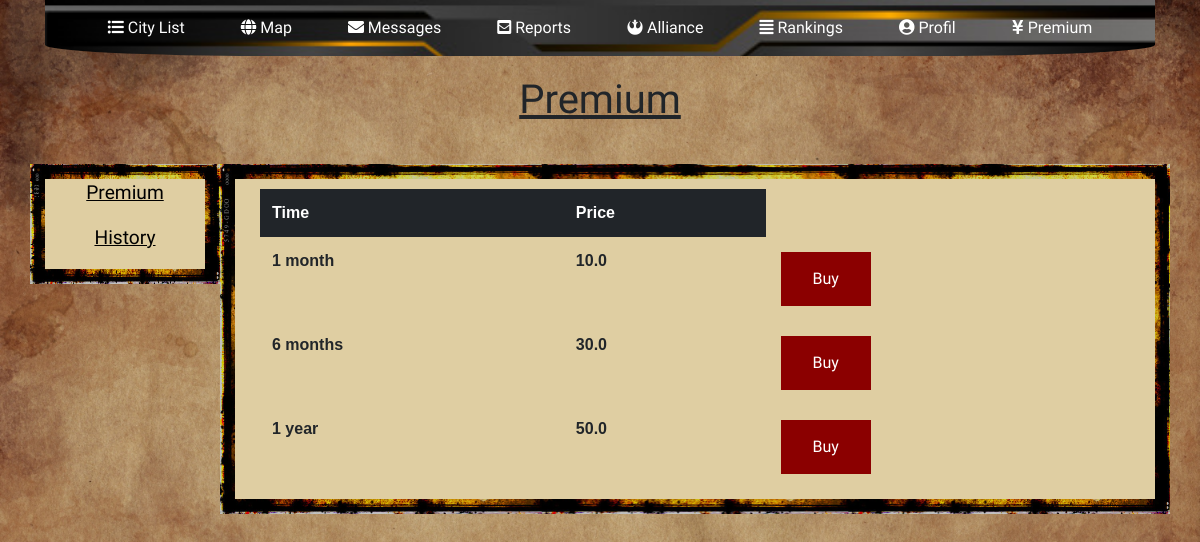
Page /premium/ (signed in) on the earlier database version.
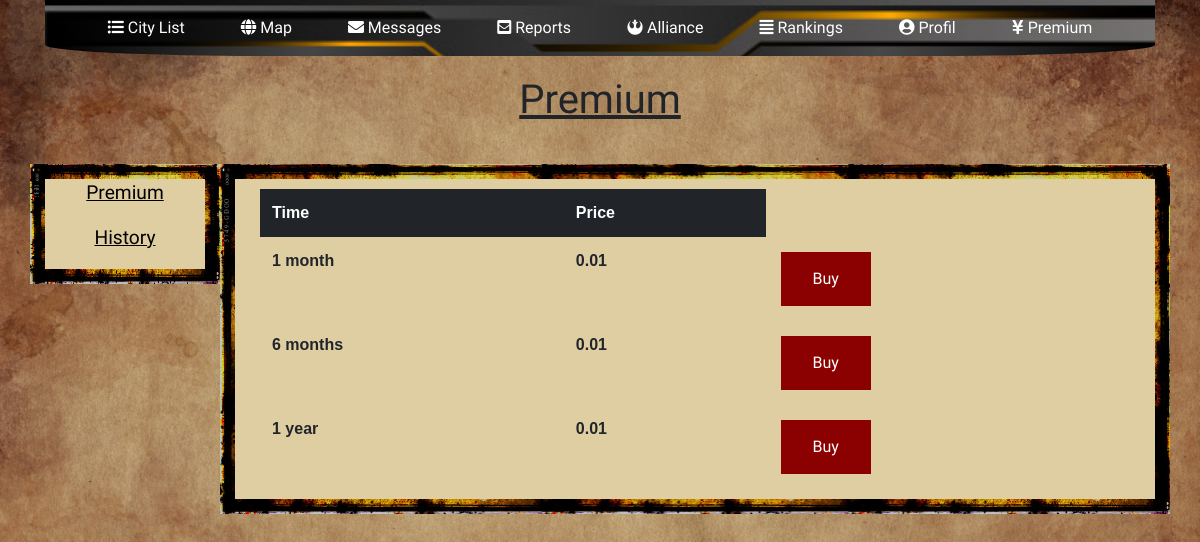
Same page on the later database version.
### premium/models.py (models this page shows)
class Premium(models.Model):
    price_one_month = models.FloatField()
    price_half_year = models.FloatField()
    price_year = models.FloatField()

### premium/views.py (the view)
# urls.py: path('', views.premium_page, name='premium_page'),
@login_required(login_url=main_page)
def premium_page(request):
    premiumOptions = Premium.objects.get(id=1)
    return render(request, 'indexPremium.html', {'premiumOptions': premiumOptions})

### premium/templates/indexPremium.html
{% extends 'premium.html' %}
{% block showOptions %}
    <table class="table table-hover table-borderless" style="margin: 10px;">
        <thead class="thead-dark">
        <tr>
            <th>Time</th>
            <th>Price</th>
        </tr>
        </thead>
        <tr>
            <td>1 month</td>
            <td>{{premiumOptions.price_one_month}}</td>
            <td><button onclick='zaplacZaPremium(1);'>Buy</button></td>
        </tr>
        <tr>
            <td>6 months</td>
            <td>{{premiumOptions.price_half_year}}</td>
            <td><button onclick='zaplacZaPremium(2);'>Buy</button></td>
        </tr>
        <tr>
            <td>1 year</td>
            <td>{{premiumOptions.price_year}}</td>
            <td><button onclick='zaplacZaPremium(3);'>Buy</button></td>
        </tr>
    </table>
{% endblock %}

Differences in the rows shown:
changed Premium: price_one_month "10.0" → "0.01"; price_half_year "30.0" → "0.01"; price_year "50.0" → "0.01"
